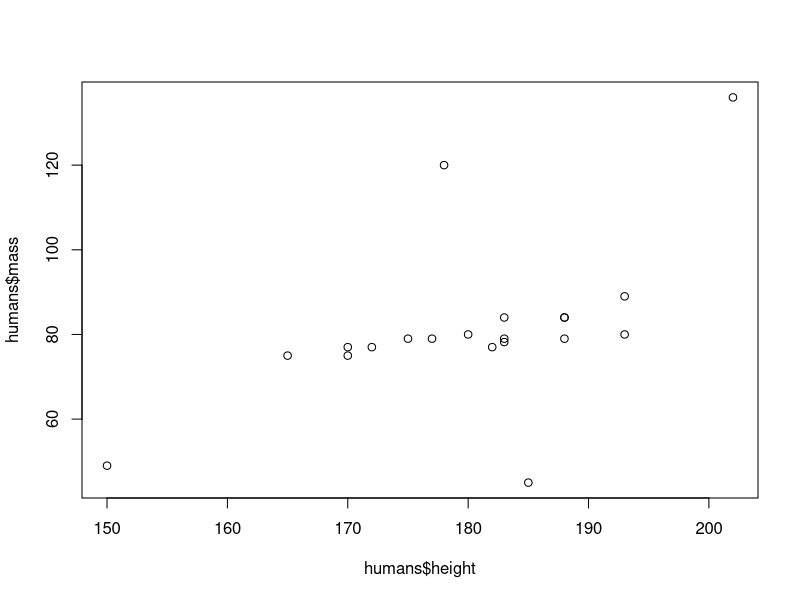
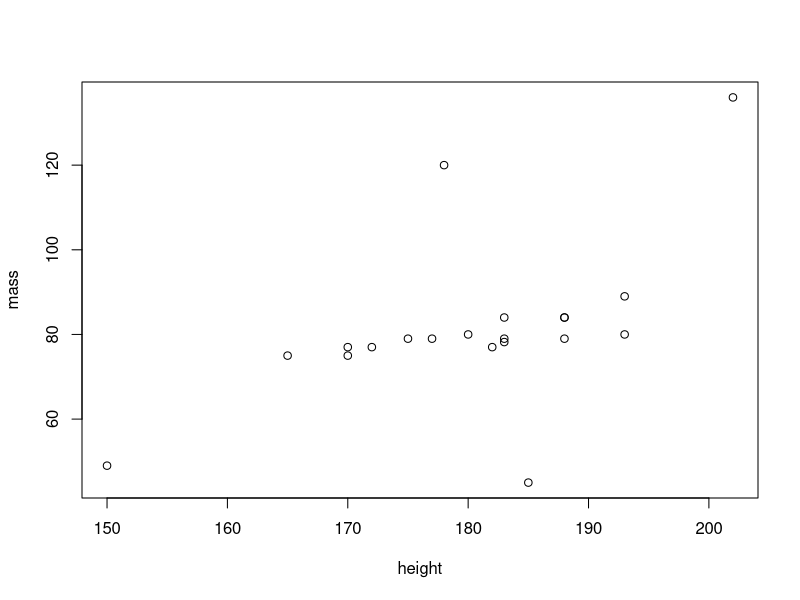
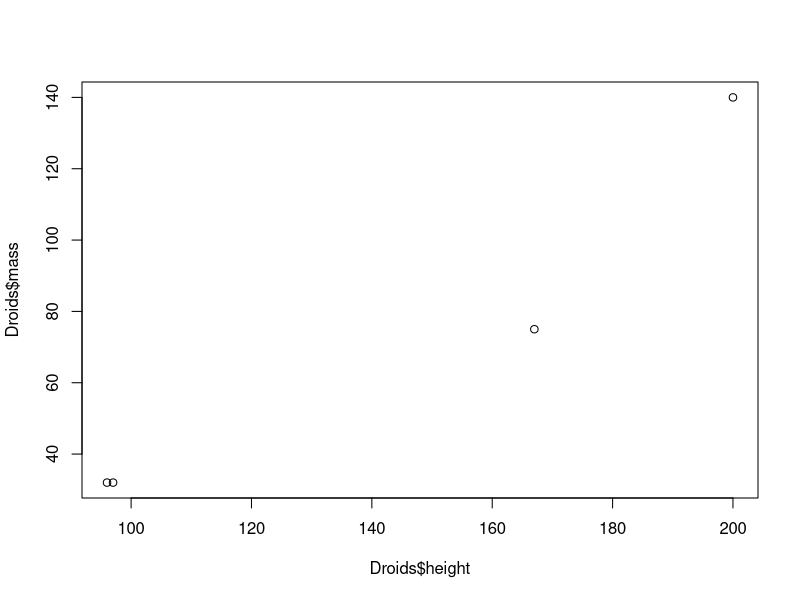
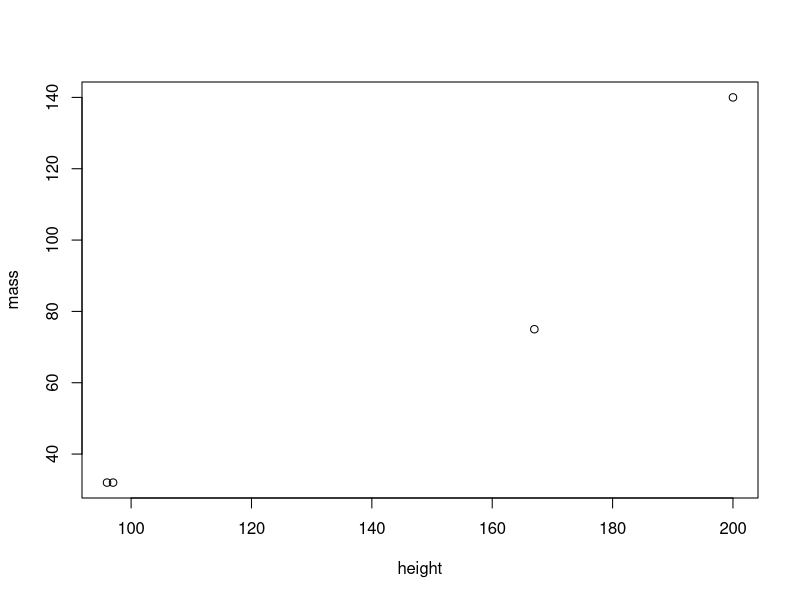

Reproduce these figures in R, in order.
## ---- chunk 1
library(tidyverse)
## ---- chunk 2
glimpse(starwars)
my_starwars <- starwars
## ---- chunk 3
humans <- starwars %>% filter(species == "Human")
plot(humans$height, humans$mass)

starwars %>% filter(species == "Human") %>% plot(mass ~ height, data = .)

## ---- chunk 4
Droids <- starwars %>% filter(species == "Droid")
plot(Droids$height, Droids$mass)

starwars %>% filter(species == "Droid") %>% plot(mass ~ height, data = .)

## ---- chunk 5
starwars %>% group_by(homeworld) %>% count()

## ---- chunk 6
starwars %>% group_by(homeworld) %>% count() %>% arrange(desc(n))

## ---- chunk 7
starwars %>% group_by(eye_color) %>% summarize('height_eye_color' = median(height))

## ---- chunk 8
starwars %>% filter(eye_color == "brown") %>% group_by(eye_color) %>% summarize('height_eye_color' == median(height))

## ---- chunk 9
#starwars %>% group_by(eye_color) %>% summarize('height_eye_color' = median(height), na.rm = T)

starwars %>% group_by(eye_color) %>% summarize('height_eye_color' = na.omit(median(height)))

starwars %>% group_by(eye_color) %>% summarize('height_eye_color' = median(na.omit(height)))

## ---- chunk 10
starwars %>% filter(sex == "male") %>% group_by(name) %>% summarize(max(na.omit(height)))

starwars %>% filter(eye_color == "blue", (sex == "female")) %>% count()

# How many droids that are from Tatooine have a mass less than 100. 
starwars %>% filter(species == "Droid", (homeworld == "Tatooine"), (mass > 40))


 



